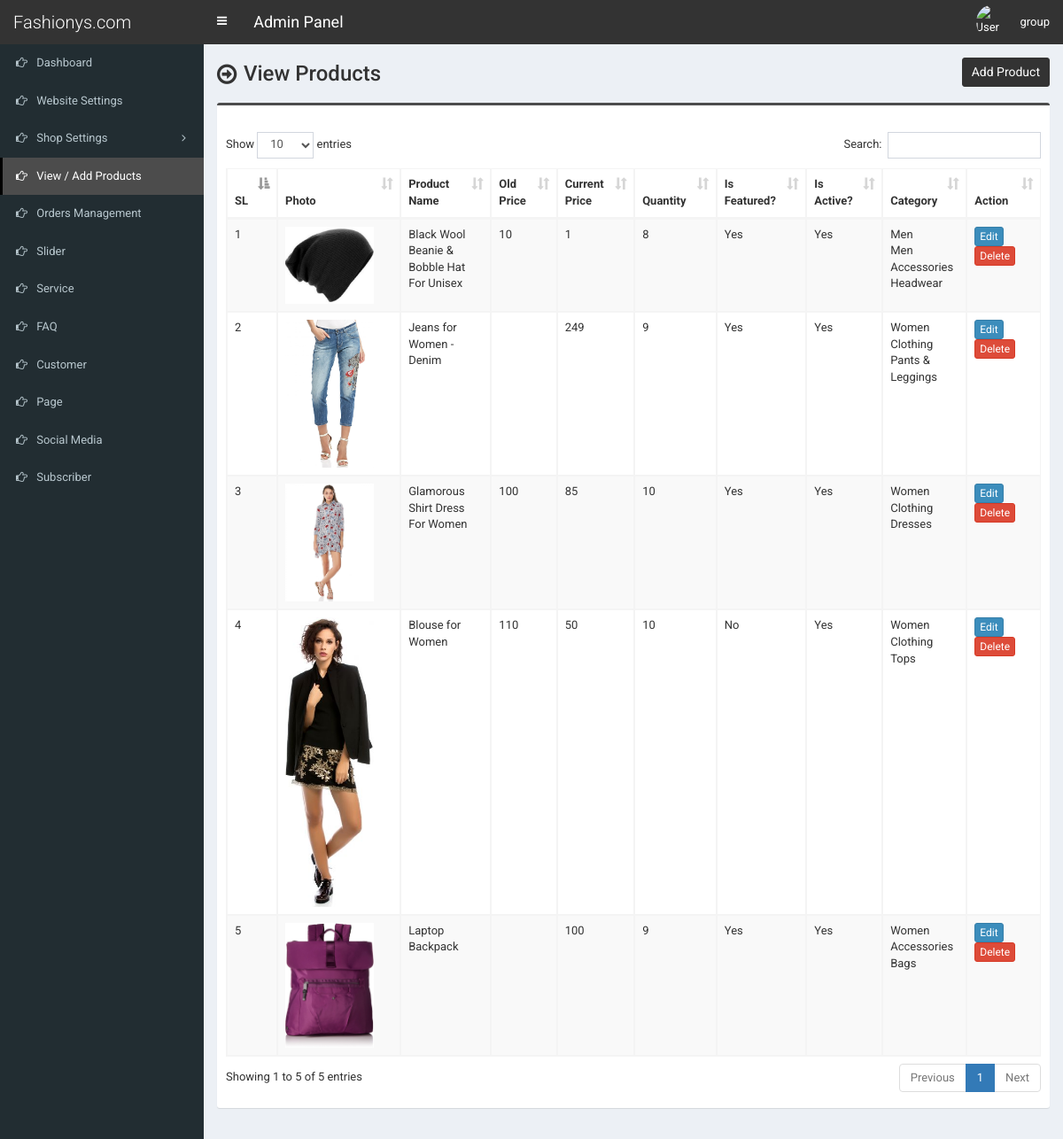
The app's page /admin/product.php (signed in) with its own data.
### tables this page shows
CREATE TABLE `tbl_product` (
  `p_id` int(11) NOT NULL,
  `p_name` varchar(255) NOT NULL,
  `p_old_price` varchar(10) NOT NULL,
  `p_current_price` varchar(10) NOT NULL,
  `p_qty` int(10) NOT NULL,
  `p_featured_photo` varchar(255) NOT NULL,
  `p_description` text NOT NULL,
  `p_short_description` text NOT NULL,
  `p_feature` text NOT NULL,
  `p_condition` text NOT NULL,
  `p_return_policy` text NOT NULL,
  `p_total_view` int(11) NOT NULL,
  `p_is_featured` int(1) NOT NULL,
  `p_is_active` int(1) NOT NULL,
  `ecat_id` int(11) NOT NULL
);

CREATE TABLE `tbl_top_category` (
  `tcat_id` int(11) NOT NULL,
  `tcat_name` varchar(255) NOT NULL,
  `show_on_menu` int(1) NOT NULL
);

CREATE TABLE `tbl_mid_category` (
  `mcat_id` int(11) NOT NULL,
  `mcat_name` varchar(255) NOT NULL,
  `tcat_id` int(11) NOT NULL
);

CREATE TABLE `tbl_end_category` (
  `ecat_id` int(11) NOT NULL,
  `ecat_name` varchar(255) NOT NULL,
  `mcat_id` int(11) NOT NULL
);

### admin/product.php (the view, shortened to what this page needs)
<?php require_once('header.php'); ?>
<section class="content-header">
	<div class="content-header-left">
		<h1>View Products</h1>
	</div>
	<div class="content-header-right">
		<a href="product-add.php" class="btn btn-primary btn-sm">Add Product</a>
	</div>
</section>
<section class="content">
	<div class="row">
		<div class="col-md-12">
			<div class="box box-info">
				<div class="box-body table-responsive">
					<table id="example1" class="table table-bordered table-striped">
						<thead>
							<tr>
								<th width="30">SL</th>
								<th>Photo</th>
								<th width="200">Product Name</th>
								<th width="60">Old Price</th>
								<th width="60">Current Price</th>
								<th width="60">Quantity</th>
								<th>Is Featured?</th>
								<th>Is Active?</th>
								<th>Category</th>
								<th width="80">Action</th>
							</tr>
						</thead>
						<tbody>
							<?php
							$i=0;
							$statement = $pdo->prepare("SELECT
														t1.p_id,
														t1.p_name,
														t1.p_old_price,
														t1.p_current_price,
														t1.p_qty,
														t1.p_featured_photo,
														t1.p_is_featured,
														t1.p_is_active,
														t1.ecat_id,
														t2.ecat_id,
														t2.ecat_name,
														t3.mcat_id,
														t3.mcat_name,
														t4.tcat_id,
														t4.tcat_name
							                           	FROM tbl_product t1
							                           	JOIN tbl_end_category t2
							                           	ON t1.ecat_id = t2.ecat_id
							                           	JOIN tbl_mid_category t3
							                           	ON t2.mcat_id = t3.mcat_id
							                           	JOIN tbl_top_category t4
							                           	ON t3.tcat_id = t4.tcat_id
							                           	ORDER BY t1.p_id DESC
							                           	");
							$statement->execute();
							$result = $statement->fetchAll(PDO::FETCH_ASSOC);
							foreach ($result as $row) {
								$i++;
								?>
								<tr>
									<td><?php echo $i; ?></td>
									<td style="width:130px;"><img src="../assets/uploads/<?php echo $row['p_featured_photo']; ?>" alt="<?php echo $row['p_name']; ?>" style="width:100px;"></td>
									<td><?php echo $row['p_name']; ?></td>
									<td><?php echo $row['p_old_price']; ?></td>
									<td><?php echo $row['p_current_price']; ?></td>
									<td><?php echo $row['p_qty']; ?></td>
									<td>
										<?php if($row['p_is_featured'] == 1) {echo 'Yes';} else {echo 'No';} ?>
									</td>
									<td>
										<?php if($row['p_is_active'] == 1) {echo 'Yes';} else {echo 'No';} ?>
									</td>
									<td><?php echo $row['tcat_name']; ?><br><?php echo $row['mcat_name']; ?><br><?php echo $row['ecat_name']; ?></td>
									<td>
										<a href="product-edit.php?id=<?php echo $row['p_id']; ?>" class="btn btn-primary btn-xs">Edit</a>
										<a href="#" class="btn btn-danger btn-xs" data-href="product-delete.php?id=<?php echo $row['p_id']; ?>" data-toggle="modal" data-target="#confirm-delete">Delete</a>
									</td>
								</tr>
								<?php
							}
							?>
						</tbody>
					</table>
				</div>
			</div>
		</div>
	</div>
</section>
<?php require_once('footer.php'); ?>

### admin/style.css (style rules this page uses)
body { font-size: 13px; font-family: 'Roboto', sans-serif; }
.content-header>h1, .content-header .content-header-left h1 { font-family: 'Roboto', sans-serif; }
.box-info { padding-top: 20px; }
.content-header { overflow: hidden; }
.content-header .content-header-left { float: left; padding-top: 5px; }
.content-header .content-header-right { float: right; }
.content-header .content-header-left h1 { margin-top: 0; margin-bottom: 0; padding-left: 30px; padding-bottom: 5px; font-size: 24px; position: relative; }
.content-header .content-header-left h1:before { position: absolute; top: 0; left: 0; font-family: 'FontAwesome', sans-serif; font-size: 26px; content: '\f18e'; }
.content-header .content-header-right a { position: relative; font-size: 14px; }
.box.box-info { border-top-color: #4c4c4c; }
.content-header .content-header-right a { background-color: #333333; border-color: #333333; }

### records on screen
tbl_product: p_featured_photo (picture), p_name "Black Wool Beanie & Bobble Hat For Unisex", p_old_price "10", p_current_price "1", p_qty "8", p_is_featured "Yes", p_is_active "Yes", tbl_top_category.tcat_name "Men", tbl_mid_category.mcat_name "Men Accessories", ecat.ecat_name "Headwear"
tbl_product: p_featured_photo (picture), p_name "Jeans for Women - Denim", p_current_price "249", p_qty "9", p_is_featured "Yes", p_is_active "Yes", tbl_top_category.tcat_name "Women", tbl_mid_category.mcat_name "Clothing", ecat.ecat_name "Pants & Leggings"
tbl_product: p_featured_photo (picture), p_name "Glamorous Shirt Dress For Women", p_old_price "100", p_current_price "85", p_qty "10", p_is_featured "Yes", p_is_active "Yes", tbl_top_category.tcat_name "Women", tbl_mid_category.mcat_name "Clothing", ecat.ecat_name "Dresses"
tbl_product: p_featured_photo (picture), p_name "Blouse for Women", p_old_price "110", p_current_price "50", p_qty "10", p_is_featured "No", p_is_active "Yes", tbl_top_category.tcat_name "Women", tbl_mid_category.mcat_name "Clothing", ecat.ecat_name "Tops"
tbl_product: p_featured_photo (picture), p_name "Laptop Backpack", p_current_price "100", p_qty "9", p_is_featured "Yes", p_is_active "Yes", tbl_top_category.tcat_name "Women", tbl_mid_category.mcat_name "Accessories", ecat.ecat_name "Bags"

### other values on screen
$_SESSION['user']['full_name'] "group"
